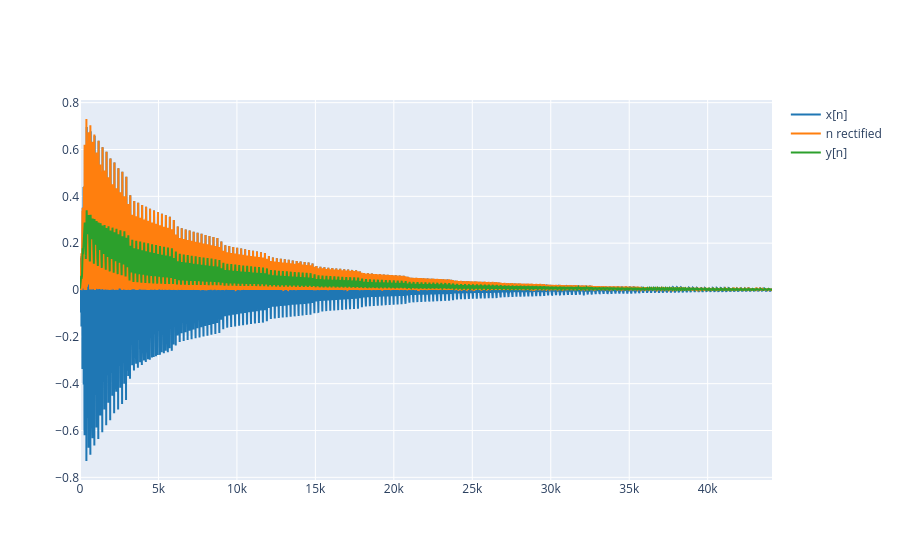

Notebook source saved alongside this figure:
### Markdown cell above
The system extracts the envelope, by taking the absolute value of the signal, obtaining their amplitude, and we do the average filter, that makes it more smoother. After removing the fast oscillations and keeping the slow changes, we obtain the envelope.

### Code cell
plot_signals([x_ref, np.abs(x_ref),y_env], fs, name=['x[n]', 'n rectified', 'y[n]'])

### Figure 1 — Plotly figure (JSON) as saved in the notebook; plotly's stock layout.template omitted (floating-point values rounded to 4 significant figures; data arrays with more than 128 entries replaced by an {"elided": "..."} marker saying what was removed)
{"data": [{"line": {"color": "#1f77b4", "shape": "linear"}, "mode": "lines", "name": "x[n]", "type": "scatter", "x": {"elided": "44100 float values"}, "y": {"elided": "44100 float values"}}, {"line": {"color": "#ff7f0e", "shape": "linear"}, "mode": "lines", "name": "n rectified", "type": "scatter", "x": {"elided": "44100 float values"}, "y": {"elided": "44100 float values"}}, {"line": {"color": "#2ca02c", "shape": "linear"}, "mode": "lines", "name": "y[n]", "type": "scatter", "x": {"elided": "44100 float values"}, "y": {"elided": "44100 float values"}}], "layout": {}}
